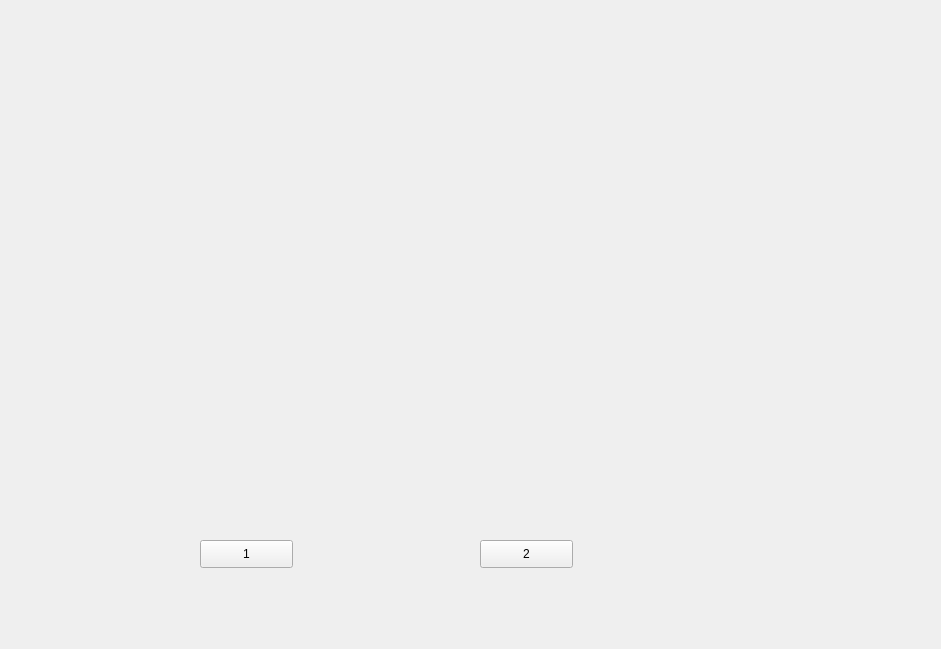
<?xml version="1.0" encoding="UTF-8"?>
<ui version="4.0">
 <class>Form</class>
 <widget class="QWidget" name="Form">
  <property name="geometry">
   <rect>
    <x>0</x>
    <y>0</y>
    <width>941</width>
    <height>649</height>
   </rect>
  </property>
  <property name="windowTitle">
   <string>Form</string>
  </property>
  <widget class="QPushButton" name="pushButton">
   <property name="geometry">
    <rect>
     <x>200</x>
     <y>540</y>
     <width>93</width>
     <height>28</height>
    </rect>
   </property>
   <property name="text">
    <string>1</string>
   </property>
  </widget>
  <widget class="QPushButton" name="pushButton_2">
   <property name="geometry">
    <rect>
     <x>480</x>
     <y>540</y>
     <width>93</width>
     <height>28</height>
    </rect>
   </property>
   <property name="text">
    <string>2</string>
   </property>
  </widget>
 </widget>
 <resources/>
 <connections/>
</ui>
